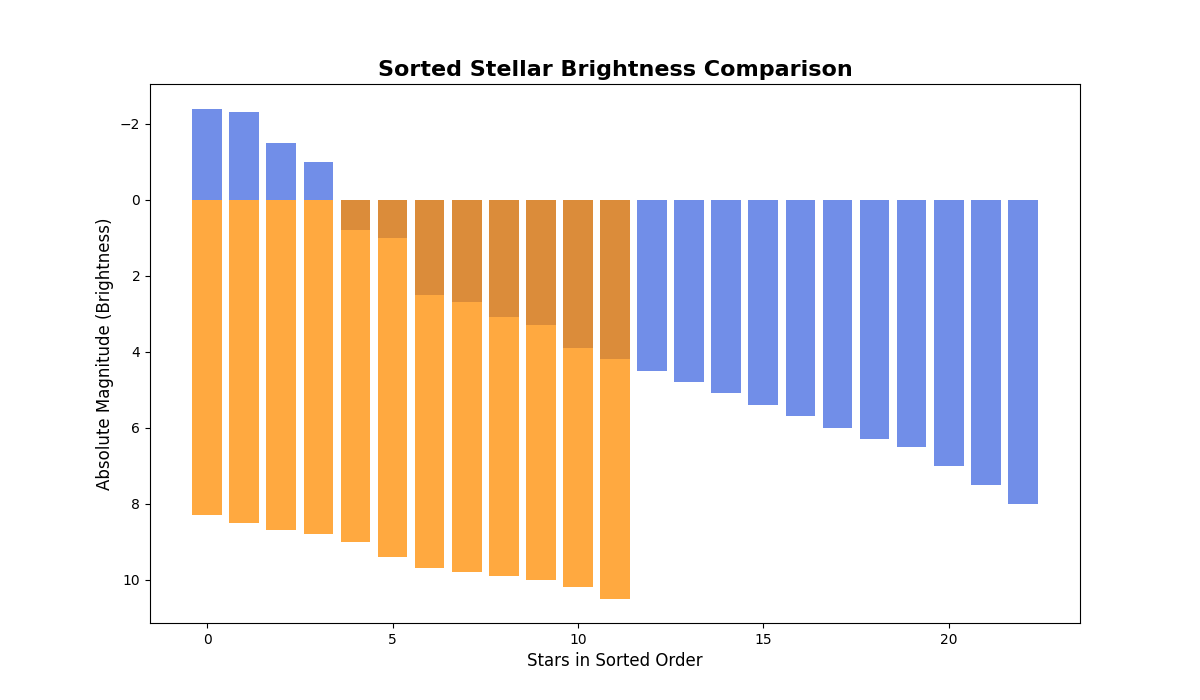

Here is the Python script that generated this plot:
import numpy as np
import matplotlib.pyplot as plt

brightness_1 = np.array([5.1, 5.4, 5.7, 6.0, 6.3, 6.5, 7.0, 7.5, 8.0, 4.2, 4.5, 4.8, 3.1, 3.3,
                         3.9, 2.7, 2.5, 1.0, -1.5, 0.8, -1.0, -2.4, -2.3])
temperature_1 = np.array([3000, 3200, 3500, 3700, 4000, 4300, 5000, 5200, 6000, 7000, 8000,
                          9000, 12000, 15000, 20000, 25000, 30000, 35000, 40000, 45000, 
                          50000, 55000, 60000])
brightness_2 = np.array([9.0, 8.5, 8.3, 9.4, 10.0, 9.8, 10.5, 9.7, 10.2, 9.9, 8.7, 8.8])
temperature_2 = np.array([1000, 1200, 1500, 1800, 2100, 2400, 2700, 3000, 3300, 3600, 3900, 4200])

brightness_1_sorted_indices = np.argsort(brightness_1)
brightness_1_sorted = brightness_1[brightness_1_sorted_indices]
temperature_1_sorted = temperature_1[brightness_1_sorted_indices]

brightness_2_sorted_indices = np.argsort(brightness_2)
brightness_2_sorted = brightness_2[brightness_2_sorted_indices]
temperature_2_sorted = temperature_2[brightness_2_sorted_indices]

fig, ax = plt.subplots(figsize=(12, 7))

ax.bar(range(len(brightness_1_sorted)), brightness_1_sorted, color='royalblue', alpha=0.75)
ax.bar(range(len(brightness_2_sorted)), brightness_2_sorted, color='darkorange', alpha=0.75)

ax.set_title('Sorted Stellar Brightness Comparison', fontsize=16, fontweight='bold', wrap=True)
ax.set_xlabel('Stars in Sorted Order', fontsize=12)
ax.set_ylabel('Absolute Magnitude (Brightness)', fontsize=12)
ax.invert_yaxis()

plt.show()
